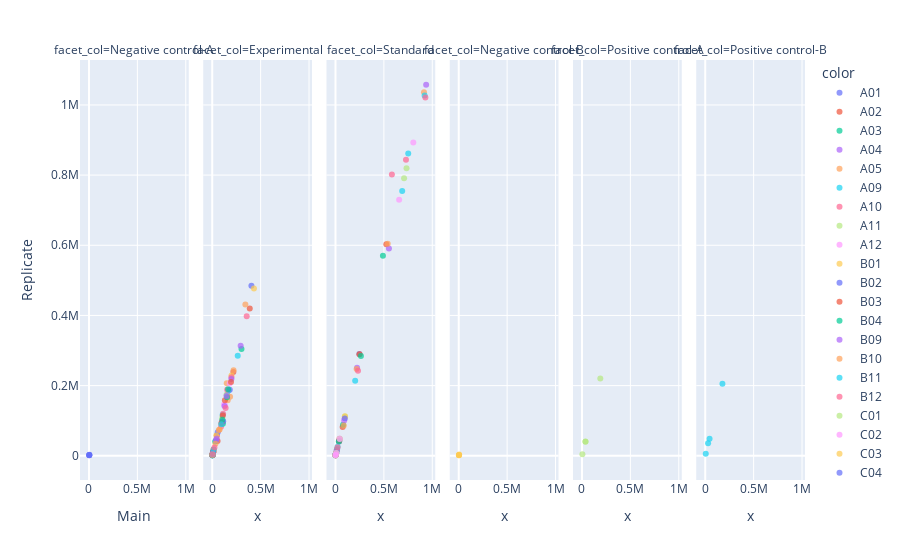

Notebook code cell kept with this figure:
### Code cell
line = px.scatter(x=main_alpha, y=rep_alpha, facet_col=sample_type, opacity=0.7, color=well_id)
# line.update_traces(mode="lines+markers")
line.update_layout(xaxis_title="Main",
                  yaxis_title="Replicate")
# line.add_shape(type='line',
#                 x0=0,
#                 y0=200000,
#                 x1=1000000,
#                 y1=200000,
#                 line=dict(color='Red',),
# )

### Figure 1 — Plotly figure (JSON) as saved in the notebook; plotly's stock layout.template omitted (floating-point values rounded to 4 significant figures)
{"data": [{"hovertemplate": "color=A01<br>facet_col=Negative control-A<br>x=%{x}<br>y=%{y}<extra></extra>", "legendgroup": "A01", "marker": {"color": "#636efa", "opacity": 0.7, "symbol": "circle"}, "mode": "markers", "name": "A01", "orientation": "v", "showlegend": true, "type": "scatter", "x": [4056, 2163, 2150, 3062], "xaxis": "x", "y": [3034, 1649, 1822, 1560], "yaxis": "y"}, {"hovertemplate": "color=A02<br>facet_col=Experimental<br>x=%{x}<br>y=%{y}<extra></extra>", "legendgroup": "A02", "marker": {"color": "#EF553B", "opacity": 0.7, "symbol": "circle"}, "mode": "markers", "name": "A02", "orientation": "v", "showlegend": true, "type": "scatter", "x": [54914, 218240, 12998, 2889], "xaxis": "x2", "y": [41763, 238871, 17525, 3084], "yaxis": "y2"}, {"hovertemplate": "color=A03<br>facet_col=Experimental<br>x=%{x}<br>y=%{y}<extra></extra>", "legendgroup": "A03", "marker": {"color": "#00cc96", "opacity": 0.7, "symbol": "circle"}, "mode": "markers", "name": "A03", "orientation": "v", "showlegend": true, "type": "scatter", "x": [1719, 1326, 1408, 1402], "xaxis": "x2", "y": [2510, 1725, 1465, 1716], "yaxis": "y2"}, {"hovertemplate": "color=A04<br>facet_col=Experimental<br>x=%{x}<br>y=%{y}<extra></extra>", "legendgroup": "A04", "marker": {"color": "#ab63fa", "opacity": 0.7, "symbol": "circle"}, "mode": "markers", "name": "A04", "orientation": "v", "showlegend": true, "type": "scatter", "x": [1574, 1493, 1352, 1992], "xaxis": "x2", "y": [2458, 1851, 1851, 1505], "yaxis": "y2"}, {"hovertemplate": "color=A05<br>facet_col=Experimental<br>x=%{x}<br>y=%{y}<extra></extra>", "legendgroup": "A05", "marker": {"color": "#FFA15A", "opacity": 0.7, "symbol": "circle"}, "mode": "markers", "name": "A05", "orientation": "v", "showlegend": true, "type": "scatter", "x": [159555, 150111, 7080, 1961], "xaxis": "x2", "y": [158567, 206675, 8957, 2375], "yaxis": "y2"}, {"hovertemplate": "color=A09<br>facet_col=Standard<br>x=%{x}<br>y=%{y}<extra></extra>", "legendgroup": "A09", "marker": {"color": "#19d3f3", "opacity": 0.7, "symbol": "circle"}, "mode": "markers", "name": "A09", "orientation": "v", "showlegend": true, "type": "scatter", "x": [751526, 689209, 38913, 9673], "xaxis": "x3", "y": [861880, 754738, 42089, 10471], "yaxis": "y3"}, {"hovertemplate": "color=A10<br>facet_col=Standard<br>x=%{x}<br>y=%{y}<extra></extra>", "legendgroup": "A10", "marker": {"color": "#FF6692", "opacity": 0.7, "symbol": "circle"}, "mode": "markers", "name": "A10", "orientation": "v", "showlegend": true, "type": "scatter", "x": [728237, 582784, 40841, 6664], "xaxis": "x3", "y": [843734, 801975, 47103, 7326], "yaxis": "y3"}, {"hovertemplate": "color=A11<br>facet_col=Standard<br>x=%{x}<br>y=%{y}<extra></extra>", "legendgroup": "A11", "marker": {"color": "#B6E880", "opacity": 0.7, "symbol": "circle"}, "mode": "markers", "name": "A11", "orientation": "v", "showlegend": true, "type": "scatter", "x": [733853, 708818, 41973, 6157], "xaxis": "x3", "y": [819431, 790765, 47680, 7753], "yaxis": "y3"}, {"hovertemplate": "color=A12<br>facet_col=Standard<br>x=%{x}<br>y=%{y}<extra></extra>", "legendgroup": "A12", "marker": {"color": "#FF97FF", "opacity": 0.7, "symbol": "circle"}, "mode": "markers", "name": "A12", "orientation": "v", "showlegend": true, "type": "scatter", "x": [804052, 657727, 42626, 6941], "xaxis": "x3", "y": [892907, 729917, 49224, 7497], "yaxis": "y3"}, {"hovertemplate": "color=B01<br>facet_col=Negative control-B<br>x=%{x}<br>y=%{y}<extra></extra>", "legendgroup": "B01", "marker": {"color": "#FECB52", "opacity": 0.7, "symbol": "circle"}, "mode": "markers", "name": "B01", "orientation": "v", "showlegend": true, "type": "scatter", "x": [4384, 2230, 2160, 2061], "xaxis": "x4", "y": [3478, 1505, 1649, 2212], "yaxis": "y4"}, {"hovertemplate": "color=B02<br>facet_col=Experimental<br>x=%{x}<br>y=%{y}<extra></extra>", "legendgroup": "B02", "marker": {"color": "#636efa", "opacity": 0.7, "symbol": "circle"}, "mode": "markers", "name": "B02", "orientation": "v", "showlegend": true, "type": "scatter", "x": [112867, 154211, 6646, 2182], "xaxis": "x2", "y": [98627, 174060, 7475, 2687], "yaxis": "y2"}, {"hovertemplate": "color=B03<br>facet_col=Experimental<br>x=%{x}<br>y=%{y}<extra></extra>", "legendgroup": "B03", "marker": {"color": "#EF553B", "opacity": 0.7, "symbol": "circle"}, "mode": "markers", "name": "B03", "orientation": "v", "showlegend": true, "type": "scatter", "x": [387618, 47914, 2956, 1901], "xaxis": "x2", "y": [419646, 58056, 3399, 2085], "yaxis": "y2"}, {"hovertemplate": "color=B04<br>facet_col=Experimental<br>x=%{x}<br>y=%{y}<extra></extra>", "legendgroup": "B04", "marker": {"color": "#00cc96", "opacity": 0.7, "symbol": "circle"}, "mode": "markers", "name": "B04", "orientation": "v", "showlegend": true, "type": "scatter", "x": [302225, 30190, 2225, 1534], "xaxis": "x2", "y": [304289, 40566, 2420, 1572], "yaxis": "y2"}, {"hovertemplate": "color=B09<br>facet_col=Standard<br>x=%{x}<br>y=%{y}<extra></extra>", "legendgroup": "B09", "marker": {"color": "#ab63fa", "opacity": 0.7, "symbol": "circle"}, "mode": "markers", "name": "B09", "orientation": "v", "showlegend": true, "type": "scatter", "x": [936609, 222885, 13916, 2968], "xaxis": "x3", "y": [1057536, 250756, 15402, 3259], "yaxis": "y3"}, {"hovertemplate": "color=B10<br>facet_col=Standard<br>x=%{x}<br>y=%{y}<extra></extra>", "legendgroup": "B10", "marker": {"color": "#FFA15A", "opacity": 0.7, "symbol": "circle"}, "mode": "markers", "name": "B10", "orientation": "v", "showlegend": true, "type": "scatter", "x": [914392, 218366, 14916, 3067], "xaxis": "x3", "y": [1036227, 247048, 16808, 3556], "yaxis": "y3"}, {"hovertemplate": "color=B11<br>facet_col=Standard<br>x=%{x}<br>y=%{y}<extra></extra>", "legendgroup": "B11", "marker": {"color": "#19d3f3", "opacity": 0.7, "symbol": "circle"}, "mode": "markers", "name": "B11", "orientation": "v", "showlegend": true, "type": "scatter", "x": [921057, 203261, 17379, 3277], "xaxis": "x3", "y": [1027068, 213632, 18926, 3847], "yaxis": "y3"}, {"hovertemplate": "color=B12<br>facet_col=Standard<br>x=%{x}<br>y=%{y}<extra></extra>", "legendgroup": "B12", "marker": {"color": "#FF6692", "opacity": 0.7, "symbol": "circle"}, "mode": "markers", "name": "B12", "orientation": "v", "showlegend": true, "type": "scatter", "x": [928806, 232624, 13698, 3244], "xaxis": "x3", "y": [1021463, 242677, 16206, 3787], "yaxis": "y3"}, {"hovertemplate": "color=C01<br>facet_col=Positive control-A<br>x=%{x}<br>y=%{y}<extra></extra>", "legendgroup": "C01", "marker": {"color": "#B6E880", "opacity": 0.7, "symbol": "circle"}, "mode": "markers", "name": "C01", "orientation": "v", "showlegend": true, "type": "scatter", "x": [35820, 189305, 36478, 4128], "xaxis": "x5", "y": [40732, 220056, 40263, 4247], "yaxis": "y5"}, {"hovertemplate": "color=C02<br>facet_col=Experimental<br>x=%{x}<br>y=%{y}<extra></extra>", "legendgroup": "C02", "marker": {"color": "#FF97FF", "opacity": 0.7, "symbol": "circle"}, "mode": "markers", "name": "C02", "orientation": "v", "showlegend": true, "type": "scatter", "x": [102197, 180325, 10893, 2804], "xaxis": "x2", "y": [95078, 206073, 13144, 3362], "yaxis": "y2"}, {"hovertemplate": "color=C03<br>facet_col=Experimental<br>x=%{x}<br>y=%{y}<extra></extra>", "legendgroup": "C03", "marker": {"color": "#FECB52", "opacity": 0.7, "symbol": "circle"}, "mode": "markers", "name": "C03", "orientation": "v", "showlegend": true, "type": "scatter", "x": [101230, 198541, 9216, 2155], "xaxis": "x2", "y": [99571, 229006, 10162, 2878], "yaxis": "y2"}, {"hovertemplate": "color=C04<br>facet_col=Experimental<br>x=%{x}<br>y=%{y}<extra></extra>", "legendgroup": "C04", "marker": {"color": "#636efa", "opacity": 0.7, "symbol": "circle"}, "mode": "markers", "name": "C04", "orientation": "v", "showlegend": true, "type": "scatter", "x": [404821, 56790, 2593, 1349], "xaxis": "x2", "y": [484395, 67330, 3009, 1749], "yaxis": "y2"}, {"hovertemplate": "color=C09<br>facet_col=Standard<br>x=%{x}<br>y=%{y}<extra></extra>", "legendgroup": "C09", "marker": {"color": "#EF553B", "opacity": 0.7, "symbol": "circle"}, "mode": "markers", "name": "C09", "orientation": "v", "showlegend": true, "type": "scatter", "x": [525030, 73995, 5580, 1888], "xaxis": "x3", "y": [603026, 82224, 6616, 2180], "yaxis": "y3"}, {"hovertemplate": "color=C10<br>facet_col=Standard<br>x=%{x}<br>y=%{y}<extra></extra>", "legendgroup": "C10", "marker": {"color": "#00cc96", "opacity": 0.7, "symbol": "circle"}, "mode": "markers", "name": "C10", "orientation": "v", "showlegend": true, "type": "scatter", "x": [490116, 78447, 5525, 1973], "xaxis": "x3", "y": [570175, 88637, 5742, 2125], "yaxis": "y3"}, {"hovertemplate": "color=C11<br>facet_col=Standard<br>x=%{x}<br>y=%{y}<extra></extra>", "legendgroup": "C11", "marker": {"color": "#ab63fa", "opacity": 0.7, "symbol": "circle"}, "mode": "markers", "name": "C11", "orientation": "v", "showlegend": true, "type": "scatter", "x": [552275, 89711, 5741, 1912], "xaxis": "x3", "y": [591008, 100550, 6749, 2296], "yaxis": "y3"}, {"hovertemplate": "color=C12<br>facet_col=Standard<br>x=%{x}<br>y=%{y}<extra></extra>", "legendgroup": "C12", "marker": {"color": "#FFA15A", "opacity": 0.7, "symbol": "circle"}, "mode": "markers", "name": "C12", "orientation": "v", "showlegend": true, "type": "scatter", "x": [539672, 85594, 5879, 2106], "xaxis": "x3", "y": [604217, 85974, 6404, 2152], "yaxis": "y3"}, {"hovertemplate": "color=D01<br>facet_col=Positive control-B<br>x=%{x}<br>y=%{y}<extra></extra>", "legendgroup": "D01", "marker": {"color": "#19d3f3", "opacity": 0.7, "symbol": "circle"}, "mode": "markers", "name": "D01", "orientation": "v", "showlegend": true, "type": "scatter", "x": [29286, 177610, 44572, 5492], "xaxis": "x6", "y": [36019, 205532, 48822, 5419], "yaxis": "y6"}, {"hovertemplate": "color=D02<br>facet_col=Experimental<br>x=%{x}<br>y=%{y}<extra></extra>", "legendgroup": "D02", "marker": {"color": "#FF6692", "opacity": 0.7, "symbol": "circle"}, "mode": "markers", "name": "D02", "orientation": "v", "showlegend": true, "type": "scatter", "x": [90586, 198288, 10986, 2610], "xaxis": "x2", "y": [82729, 223869, 11565, 2971], "yaxis": "y2"}, {"hovertemplate": "color=D03<br>facet_col=Experimental<br>x=%{x}<br>y=%{y}<extra></extra>", "legendgroup": "D03", "marker": {"color": "#B6E880", "opacity": 0.7, "symbol": "circle"}, "mode": "markers", "name": "D03", "orientation": "v", "showlegend": true, "type": "scatter", "x": [103467, 147503, 7689, 2119], "xaxis": "x2", "y": [108560, 173895, 8932, 2782], "yaxis": "y2"}, {"hovertemplate": "color=D04<br>facet_col=Experimental<br>x=%{x}<br>y=%{y}<extra></extra>", "legendgroup": "D04", "marker": {"color": "#FF97FF", "opacity": 0.7, "symbol": "circle"}, "mode": "markers", "name": "D04", "orientation": "v", "showlegend": true, "type": "scatter", "x": [132625, 121105, 4775, 1889], "xaxis": "x2", "y": [143026, 146206, 5700, 2185], "yaxis": "y2"}, {"hovertemplate": "color=D09<br>facet_col=Standard<br>x=%{x}<br>y=%{y}<extra></extra>", "legendgroup": "D09", "marker": {"color": "#FECB52", "opacity": 0.7, "symbol": "circle"}, "mode": "markers", "name": "D09", "orientation": "v", "showlegend": true, "type": "scatter", "x": [248359, 36968, 3572, 1825], "xaxis": "x3", "y": [289198, 40593, 4170, 1869], "yaxis": "y3"}, {"hovertemplate": "color=D10<br>facet_col=Standard<br>x=%{x}<br>y=%{y}<extra></extra>", "legendgroup": "D10", "marker": {"color": "#636efa", "opacity": 0.7, "symbol": "circle"}, "mode": "markers", "name": "D10", "orientation": "v", "showlegend": true, "type": "scatter", "x": [246788, 36654, 3241, 1435], "xaxis": "x3", "y": [290174, 40719, 3652, 1737], "yaxis": "y3"}, {"hovertemplate": "color=D11<br>facet_col=Standard<br>x=%{x}<br>y=%{y}<extra></extra>", "legendgroup": "D11", "marker": {"color": "#EF553B", "opacity": 0.7, "symbol": "circle"}, "mode": "markers", "name": "D11", "orientation": "v", "showlegend": true, "type": "scatter", "x": [248128, 38714, 3421, 1568], "xaxis": "x3", "y": [289596, 42709, 4228, 1734], "yaxis": "y3"}, {"hovertemplate": "color=D12<br>facet_col=Standard<br>x=%{x}<br>y=%{y}<extra></extra>", "legendgroup": "D12", "marker": {"color": "#00cc96", "opacity": 0.7, "symbol": "circle"}, "mode": "markers", "name": "D12", "orientation": "v", "showlegend": true, "type": "scatter", "x": [262853, 34363, 2967, 1522], "xaxis": "x3", "y": [284119, 40962, 3858, 1865], "yaxis": "y3"}, {"hovertemplate": "color=E01<br>facet_col=Experimental<br>x=%{x}<br>y=%{y}<extra></extra>", "legendgroup": "E01", "marker": {"color": "#ab63fa", "opacity": 0.7, "symbol": "circle"}, "mode": "markers", "name": "E01", "orientation": "v", "showlegend": true, "type": "scatter", "x": [126983, 197815, 9077, 2722], "xaxis": "x2", "y": [141880, 218947, 11579, 2629], "yaxis": "y2"}, {"hovertemplate": "color=E02<br>facet_col=Experimental<br>x=%{x}<br>y=%{y}<extra></extra>", "legendgroup": "E02", "marker": {"color": "#FFA15A", "opacity": 0.7, "symbol": "circle"}, "mode": "markers", "name": "E02", "orientation": "v", "showlegend": true, "type": "scatter", "x": [184085, 68328, 4744, 2263], "xaxis": "x2", "y": [168332, 73733, 3827, 1911], "yaxis": "y2"}, {"hovertemplate": "color=E03<br>facet_col=Experimental<br>x=%{x}<br>y=%{y}<extra></extra>", "legendgroup": "E03", "marker": {"color": "#19d3f3", "opacity": 0.7, "symbol": "circle"}, "mode": "markers", "name": "E03", "orientation": "v", "showlegend": true, "type": "scatter", "x": [107760, 168706, 7883, 2278], "xaxis": "x2", "y": [116570, 186100, 9656, 2732], "yaxis": "y2"}, {"hovertemplate": "color=E04<br>facet_col=Experimental<br>x=%{x}<br>y=%{y}<extra></extra>", "legendgroup": "E04", "marker": {"color": "#FF6692", "opacity": 0.7, "symbol": "circle"}, "mode": "markers", "name": "E04", "orientation": "v", "showlegend": true, "type": "scatter", "x": [112063, 153779, 7129, 2143], "xaxis": "x2", "y": [119846, 187977, 8762, 2862], "yaxis": "y2"}, {"hovertemplate": "color=E09<br>facet_col=Standard<br>x=%{x}<br>y=%{y}<extra></extra>", "legendgroup": "E09", "marker": {"color": "#B6E880", "opacity": 0.7, "symbol": "circle"}, "mode": "markers", "name": "E09", "orientation": "v", "showlegend": true, "type": "scatter", "x": [97702, 14350, 1975, 1310], "xaxis": "x3", "y": [111720, 16728, 2374, 1515], "yaxis": "y3"}, {"hovertemplate": "color=E10<br>facet_col=Standard<br>x=%{x}<br>y=%{y}<extra></extra>", "legendgroup": "E10", "marker": {"color": "#FF97FF", "opacity": 0.7, "symbol": "circle"}, "mode": "markers", "name": "E10", "orientation": "v", "showlegend": true, "type": "scatter", "x": [92248, 13892, 1871, 1426], "xaxis": "x3", "y": [104831, 15929, 2184, 1613], "yaxis": "y3"}, {"hovertemplate": "color=E11<br>facet_col=Standard<br>x=%{x}<br>y=%{y}<extra></extra>", "legendgroup": "E11", "marker": {"color": "#FECB52", "opacity": 0.7, "symbol": "circle"}, "mode": "markers", "name": "E11", "orientation": "v", "showlegend": true, "type": "scatter", "x": [97374, 15351, 2078, 1339], "xaxis": "x3", "y": [112791, 16870, 2283, 1472], "yaxis": "y3"}, {"hovertemplate": "color=E12<br>facet_col=Standard<br>x=%{x}<br>y=%{y}<extra></extra>", "legendgroup": "E12", "marker": {"color": "#636efa", "opacity": 0.7, "symbol": "circle"}, "mode": "markers", "name": "E12", "orientation": "v", "showlegend": true, "type": "scatter", "x": [95817, 15411, 2224, 1615], "xaxis": "x3", "y": [106013, 16231, 2599, 1897], "yaxis": "y3"}, {"hovertemplate": "color=F01<br>facet_col=Experimental<br>x=%{x}<br>y=%{y}<extra></extra>", "legendgroup": "F01", "marker": {"color": "#EF553B", "opacity": 0.7, "symbol": "circle"}, "mode": "markers", "name": "F01", "orientation": "v", "showlegend": true, "type": "scatter", "x": [130775, 109134, 6233, 2298], "xaxis": "x2", "y": [158255, 115118, 4210, 4224], "yaxis": "y2"}, {"hovertemplate": "color=F02<br>facet_col=Experimental<br>x=%{x}<br>y=%{y}<extra></extra>", "legendgroup": "F02", "marker": {"color": "#00cc96", "opacity": 0.7, "symbol": "circle"}, "mode": "markers", "name": "F02", "orientation": "v", "showlegend": true, "type": "scatter", "x": [110100, 152870, 6407, 2161], "xaxis": "x2", "y": [91346, 167021, 7842, 2455], "yaxis": "y2"}, {"hovertemplate": "color=F03<br>facet_col=Experimental<br>x=%{x}<br>y=%{y}<extra></extra>", "legendgroup": "F03", "marker": {"color": "#ab63fa", "opacity": 0.7, "symbol": "circle"}, "mode": "markers", "name": "F03", "orientation": "v", "showlegend": true, "type": "scatter", "x": [103269, 147151, 8103, 2492], "xaxis": "x2", "y": [97968, 170567, 9531, 3072], "yaxis": "y2"}, {"hovertemplate": "color=F04<br>facet_col=Experimental<br>x=%{x}<br>y=%{y}<extra></extra>", "legendgroup": "F04", "marker": {"color": "#FFA15A", "opacity": 0.7, "symbol": "circle"}, "mode": "markers", "name": "F04", "orientation": "v", "showlegend": true, "type": "scatter", "x": [76649, 220299, 11786, 2955], "xaxis": "x2", "y": [75118, 243410, 12936, 2928], "yaxis": "y2"}, {"hovertemplate": "color=F09<br>facet_col=Standard<br>x=%{x}<br>y=%{y}<extra></extra>", "legendgroup": "F09", "marker": {"color": "#19d3f3", "opacity": 0.7, "symbol": "circle"}, "mode": "markers", "name": "F09", "orientation": "v", "showlegend": true, "type": "scatter", "x": [21660, 4098, 1530, 1219], "xaxis": "x3", "y": [25516, 4696, 1671, 1492], "yaxis": "y3"}, {"hovertemplate": "color=F10<br>facet_col=Standard<br>x=%{x}<br>y=%{y}<extra></extra>", "legendgroup": "F10", "marker": {"color": "#FF6692", "opacity": 0.7, "symbol": "circle"}, "mode": "markers", "name": "F10", "orientation": "v", "showlegend": true, "type": "scatter", "x": [21359, 4113, 1531, 1272], "xaxis": "x3", "y": [24382, 4496, 1612, 1546], "yaxis": "y3"}, {"hovertemplate": "color=F11<br>facet_col=Standard<br>x=%{x}<br>y=%{y}<extra></extra>", "legendgroup": "F11", "marker": {"color": "#B6E880", "opacity": 0.7, "symbol": "circle"}, "mode": "markers", "name": "F11", "orientation": "v", "showlegend": true, "type": "scatter", "x": [43917, 7104, 1700, 1382], "xaxis": "x3", "y": [48268, 7635, 1862, 1552], "yaxis": "y3"}, {"hovertemplate": "color=F12<br>facet_col=Standard<br>x=%{x}<br>y=%{y}<extra></extra>", "legendgroup": "F12", "marker": {"color": "#FF97FF", "opacity": 0.7, "symbol": "circle"}, "mode": "markers", "name": "F12", "orientation": "v", "showlegend": true, "type": "scatter", "x": [44034, 7444, 1636, 1436], "xaxis": "x3", "y": [47638, 8079, 1854, 1597], "yaxis": "y3"}, {"hovertemplate": "color=G01<br>facet_col=Experimental<br>x=%{x}<br>y=%{y}<extra></extra>", "legendgroup": "G01", "marker": {"color": "#FECB52", "opacity": 0.7, "symbol": "circle"}, "mode": "markers", "name": "G01", "orientation": "v", "showlegend": true, "type": "scatter", "x": [431056, 42471, 4048, 2408], "xaxis": "x2", "y": [477035, 57551, 3500, 3000], "yaxis": "y2"}, {"hovertemplate": "color=G02<br>facet_col=Experimental<br>x=%{x}<br>y=%{y}<extra></extra>", "legendgroup": "G02", "marker": {"color": "#636efa", "opacity": 0.7, "symbol": "circle"}, "mode": "markers", "name": "G02", "orientation": "v", "showlegend": true, "type": "scatter", "x": [104116, 181105, 8415, 2417], "xaxis": "x2", "y": [96764, 188216, 9513, 2451], "yaxis": "y2"}, {"hovertemplate": "color=G03<br>facet_col=Experimental<br>x=%{x}<br>y=%{y}<extra></extra>", "legendgroup": "G03", "marker": {"color": "#EF553B", "opacity": 0.7, "symbol": "circle"}, "mode": "markers", "name": "G03", "orientation": "v", "showlegend": true, "type": "scatter", "x": [93963, 194033, 11864, 2525], "xaxis": "x2", "y": [92395, 210544, 11899, 2901], "yaxis": "y2"}, {"hovertemplate": "color=G04<br>facet_col=Experimental<br>x=%{x}<br>y=%{y}<extra></extra>", "legendgroup": "G04", "marker": {"color": "#00cc96", "opacity": 0.7, "symbol": "circle"}, "mode": "markers", "name": "G04", "orientation": "v", "showlegend": true, "type": "scatter", "x": [104964, 163402, 8790, 2608], "xaxis": "x2", "y": [102640, 189878, 9940, 2561], "yaxis": "y2"}, {"hovertemplate": "color=H01<br>facet_col=Experimental<br>x=%{x}<br>y=%{y}<extra></extra>", "legendgroup": "H01", "marker": {"color": "#ab63fa", "opacity": 0.7, "symbol": "circle"}, "mode": "markers", "name": "H01", "orientation": "v", "showlegend": true, "type": "scatter", "x": [38217, 293501, 45727, 6552], "xaxis": "x2", "y": [44459, 313340, 49111, 7623], "yaxis": "y2"}, {"hovertemplate": "color=H02<br>facet_col=Experimental<br>x=%{x}<br>y=%{y}<extra></extra>", "legendgroup": "H02", "marker": {"color": "#FFA15A", "opacity": 0.7, "symbol": "circle"}, "mode": "markers", "name": "H02", "orientation": "v", "showlegend": true, "type": "scatter", "x": [342232, 33403, 3385, 2144], "xaxis": "x2", "y": [430885, 34575, 3368, 2163], "yaxis": "y2"}, {"hovertemplate": "color=H03<br>facet_col=Experimental<br>x=%{x}<br>y=%{y}<extra></extra>", "legendgroup": "H03", "marker": {"color": "#19d3f3", "opacity": 0.7, "symbol": "circle"}, "mode": "markers", "name": "H03", "orientation": "v", "showlegend": true, "type": "scatter", "x": [93259, 263383, 15772, 3324], "xaxis": "x2", "y": [89542, 284758, 17529, 3295], "yaxis": "y2"}, {"hovertemplate": "color=H04<br>facet_col=Experimental<br>x=%{x}<br>y=%{y}<extra></extra>", "legendgroup": "H04", "marker": {"color": "#FF6692", "opacity": 0.7, "symbol": "circle"}, "mode": "markers", "name": "H04", "orientation": "v", "showlegend": true, "type": "scatter", "x": [138350, 356108, 22789, 3680], "xaxis": "x2", "y": [135877, 397405, 23705, 4573], "yaxis": "y2"}], "layout": {"annotations": [{"font": {}, "showarrow": false, "text": "facet_col=Negative control-A", "x": 0.075, "xanchor": "center", "xref": "paper", "y": 1, "yanchor": "bottom", "yref": "paper"}, {"font": {}, "showarrow": false, "text": "facet_col=Experimental", "x": 0.245, "xanchor": "center", "xref": "paper", "y": 1, "yanchor": "bottom", "yref": "paper"}, {"font": {}, "showarrow": false, "text": "facet_col=Standard", "x": 0.415, "xanchor": "center", "xref": "paper", "y": 1, "yanchor": "bottom", "yref": "paper"}, {"font": {}, "showarrow": false, "text": "facet_col=Negative control-B", "x": 0.585, "xanchor": "center", "xref": "paper", "y": 1, "yanchor": "bottom", "yref": "paper"}, {"font": {}, "showarrow": false, "text": "facet_col=Positive control-A", "x": 0.755, "xanchor": "center", "xref": "paper", "y": 1, "yanchor": "bottom", "yref": "paper"}, {"font": {}, "showarrow": false, "text": "facet_col=Positive control-B", "x": 0.925, "xanchor": "center", "xref": "paper", "y": 1, "yanchor": "bottom", "yref": "paper"}], "legend": {"title": {"text": "color"}, "tracegroupgap": 0}, "margin": {"t": 60}, "xaxis": {"anchor": "y", "domain": [0, 0.15], "title": {"text": "Main"}}, "xaxis2": {"anchor": "y2", "domain": [0.17, 0.32], "matches": "x", "title": {"text": "x"}}, "xaxis3": {"anchor": "y3", "domain": [0.34, 0.49], "matches": "x", "title": {"text": "x"}}, "xaxis4": {"anchor": "y4", "domain": [0.51, 0.66], "matches": "x", "title": {"text": "x"}}, "xaxis5": {"anchor": "y5", "domain": [0.68, 0.83], "matches": "x", "title": {"text": "x"}}, "xaxis6": {"anchor": "y6", "domain": [0.85, 1], "matches": "x", "title": {"text": "x"}}, "yaxis": {"anchor": "x", "domain": [0, 1], "title": {"text": "Replicate"}}, "yaxis2": {"anchor": "x2", "domain": [0, 1], "matches": "y", "showticklabels": false}, "yaxis3": {"anchor": "x3", "domain": [0, 1], "matches": "y", "showticklabels": false}, "yaxis4": {"anchor": "x4", "domain": [0, 1], "matches": "y", "showticklabels": false}, "yaxis5": {"anchor": "x5", "domain": [0, 1], "matches": "y", "showticklabels": false}, "yaxis6": {"anchor": "x6", "domain": [0, 1], "matches": "y", "showticklabels": false}}}
